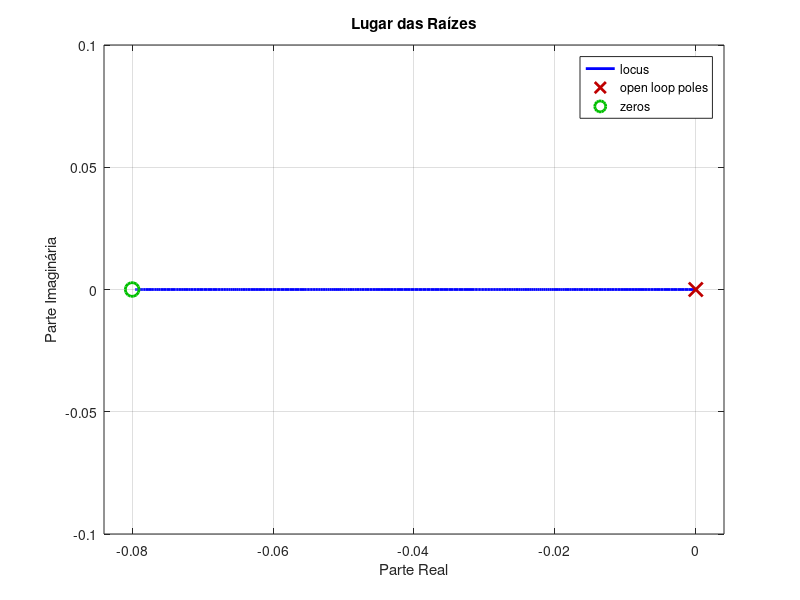

Write the MATLAB code that produced this figure.

k = 1.384063;
tau = 0.08420596;

kp = 1/k; % para erro em regime permanente nulo, kp = 1/k (não sei o porquê)
kt = 0.015906;
ka = k/kt;

% calculo de ki para criticamente amortecido
ki_crit = 1/(4*k*tau); % criticamente amortecido


% calculo de ki para subamortecido com overshoot de 5%
overshoot = 0.05;
zeta = abs(log(overshoot))/(sqrt(pi^2+(log(overshoot)^2)));
wn = 1/(2*tau*zeta);

ki_sub = (wn^2*tau)/(ka*kt);
ts_ki = 4/(zeta*wn); % tempo de acomodação malha fechada
ts_kp = 4*tau; % tempo de acomodação para primeira ordem malha aberta

z = (1/tau) + 5; % selecionando z mais à esquerda que 1/tau por 5 unidades
Ti = 1/z;

wn_ti = sqrt((k*kp)/(tau*Ti));
zeta_ti = ((1+k*kp)/(2*tau)) * (sqrt((tau*Ti)/(k*kp)));

ts_ti = 4/(wn_ti*zeta_ti);

% Plotando root locus sistema
numerador = [12.5 1];     
denominador = [12.5 0]; 
G = tf(numerador, denominador);
rlocus(G);
title('Lugar das Raízes');
xlabel('Parte Real');
ylabel('Parte Imaginária');
